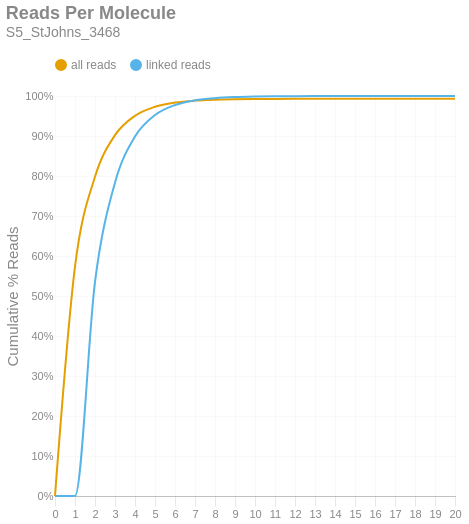

Notebook code cell kept with this figure:
### Markdown cell above
### Reads per Molecule
This chart shows the cumulative distribution of the number of reads per linked molecule. That is, how many alignments are associated with a unique molecule. This excludes the number of reads associated with invalid or absent linked-read barcodes. The `linked` histogram is the percentages recalculated when disregarding singletons.

### Code cell
if SKIPLR:
    print_html(f"Skipped")
else:
    counts = np.bincount(valids['reads'].cast(pl.Int64).to_numpy())
    weighted = counts * np.arange(len(counts))
    all_perc = weighted / n_reads
    linked_perc = weighted / n_linked_reads
    linked_perc[1] = 0
    binned_df = pl.DataFrame({
        'readsper': list(range(len(counts))),
        'all reads (cumsum)': np.cumsum(all_perc).tolist(),
        'linked reads (cumsum)': np.cumsum(linked_perc).tolist(),
    })

    with SafeRender(binned_df):
        (
            density_plot(binned_df, 'Reads Per Molecule', samplename, 'readspmol')
            .encode(
                x=alt.X('readsper:O', title=None).axis(labelAngle=0).scale(padding=0),
                y=alt.Y('value:Q', title='Cumulative % Reads').axis(format='%').stack(False),
                color=alt.Color("key:N").scale(domain=["all reads", "linked reads"]),
                tooltip=[
                    alt.Tooltip("key:N", title="Data Type"),
                    alt.Tooltip("readsper:O", title="Reads Per Molecule"),
                    alt.Tooltip("value:Q", format=".2%", title="% Reads (Cum.)")
                ]            
            )
        ).display()

### Figure 1 — Vega-Lite specification as saved in the notebook (floating-point values rounded to 4 significant figures)
{"width": "container", "height": 400, "config": {"title": {"anchor": "start", "dy": -15, "fontSize": 18, "color": "#888888", "subtitleColor": "#888888", "subtitleFontSize": 14}, "arc": {"fill": "#0072B2"}, "axis": {"domainColor": "#888888", "domainWidth": 0.5, "gridWidth": 0.2, "grid": false, "titleFontWeight": 400, "titleFontSize": 15, "labelFontSize": 11, "labelColor": "#888888", "tickColor": "#888888", "tickWidth": 0.2, "titleColor": "#888888"}, "axisBand": {"grid": false}, "axisX": {"grid": true, "tickSize": 10, "domainCap": "round"}, "axisY": {"domain": false, "grid": true, "tickSize": 0, "domainCap": "round"}, "background": "transparent", "header": {"labelFontSize": 15, "labelColor": "#888888", "titleFontSize": 15, "titleFontWeight": 600, "titleColor": "#888888"}, "legend": {"labelFont": "sans-serif", "labelFontSize": 12, "labelColor": "#888888", "symbolSize": 100, "symbolType": "circle", "titleFontSize": 12, "titlePadding": 10, "titleColor": "#888888", "title": null, "orient": "top"}, "range": {"category": ["#E69F00", "#56B4E9", "#009E73", "#F0E442", "#0072B2", "#D55E00", "#CC79A7", "#000000"], "diverging": ["#cfe8f3", "#a2d4ec", "#73bfe2", "#46abdb", "#1696d2", "#12719e"]}, "area": {"fill": "#0072B2", "fillOpacity": 0.7, "line": true, "strokeOpacity": 0.7}, "line": {"color": "#0072B2", "stroke": "#0072B2", "strokeWidth": 2}, "trail": {"color": "#0072B2", "stroke": "#0072B2", "strokeWidth": 0, "size": 1}, "point": {"filled": true, "fillOpacity": 1.0, "size": 95}, "text": {"color": "#888888", "fontSize": 11, "align": "right", "fontWeight": 400, "size": 11}, "bar": {"fill": "#0072B2", "stroke": null}, "view": {"stroke": null, "continuousWidth": 660, "continuousHeight": 400}}, "data": {"name": "data-f315d990bd82b458038eff6812782387"}, "mark": {"type": "line", "interpolate": "monotone", "point": {"opacity": 0, "size": 275}}, "encoding": {"color": {"field": "key", "scale": {"domain": ["all reads", "linked reads"]}, "type": "nominal"}, "tooltip": [{"field": "key", "title": "Data Type", "type": "nominal"}, {"field": "readsper", "title": "Reads Per Molecule", "type": "ordinal"}, {"field": "value", "format": ".2%", "title": "% Reads (Cum.)", "type": "quantitative"}], "x": {"axis": {"labelAngle": 0}, "field": "readsper", "scale": {"padding": 0}, "title": null, "type": "ordinal"}, "y": {"axis": {"format": "%"}, "field": "value", "stack": false, "title": "Cumulative % Reads", "type": "quantitative"}}, "params": [{"name": "param_c36ac31b6afebe62", "select": {"type": "point", "fields": ["key"]}, "bind": "legend"}], "title": {"text": "Reads Per Molecule", "subtitle": "S5_StJohns_3468"}, "transform": [{"fold": ["all reads (cumsum)", "linked reads (cumsum)"]}, {"calculate": "replace(datum.key, ' (cumsum)', '')", "as": "key"}, {"filter": {"param": "param_c36ac31b6afebe62"}}], "usermeta": {"embedOptions": {"downloadFileName": "S5_StJohns_3468.readspmol"}}, "$schema": "https://vega.github.io/schema/vega-lite/v6.1.0.json", "datasets": {"data-f315d990bd82b458038eff6812782387": [{"readsper": 0, "all reads (cumsum)": 0.0, "linked reads (cumsum)": 0.0}, {"readsper": 1, "all reads (cumsum)": 0.5732, "linked reads (cumsum)": 0.0}, {"readsper": 2, "all reads (cumsum)": 0.798, "linked reads (cumsum)": 0.5353}, {"readsper": 3, "all reads (cumsum)": 0.9021, "linked reads (cumsum)": 0.7834}, {"readsper": 4, "all reads (cumsum)": 0.9506, "linked reads (cumsum)": 0.8988}, {"readsper": 5, "all reads (cumsum)": 0.9731, "linked reads (cumsum)": 0.9524}, {"readsper": 6, "all reads (cumsum)": 0.9836, "linked reads (cumsum)": 0.9774}, {"readsper": 7, "all reads (cumsum)": 0.9885, "linked reads (cumsum)": 0.9891}, {"readsper": 8, "all reads (cumsum)": 0.9908, "linked reads (cumsum)": 0.9946}, {"readsper": 9, "all reads (cumsum)": 0.9919, "linked reads (cumsum)": 0.9973}, {"readsper": 10, "all reads (cumsum)": 0.9925, "linked reads (cumsum)": 0.9986}, {"readsper": 11, "all reads (cumsum)": 0.9928, "linked reads (cumsum)": 0.9993}, {"readsper": 12, "all reads (cumsum)": 0.9929, "linked reads (cumsum)": 0.9997}, {"readsper": 13, "all reads (cumsum)": 0.993, "linked reads (cumsum)": 0.9998}, {"readsper": 14, "all reads (cumsum)": 0.993, "linked reads (cumsum)": 0.9999}, {"readsper": 15, "all reads (cumsum)": 0.9931, "linked reads (cumsum)": 0.9999}, {"readsper": 16, "all reads (cumsum)": 0.9931, "linked reads (cumsum)": 1.0}, {"readsper": 17, "all reads (cumsum)": 0.9931, "linked reads (cumsum)": 1.0}, {"readsper": 18, "all reads (cumsum)": 0.9931, "linked reads (cumsum)": 1.0}, {"readsper": 19, "all reads (cumsum)": 0.9931, "linked reads (cumsum)": 1.0}, {"readsper": 20, "all reads (cumsum)": 0.9931, "linked reads (cumsum)": 1.0}]}}
